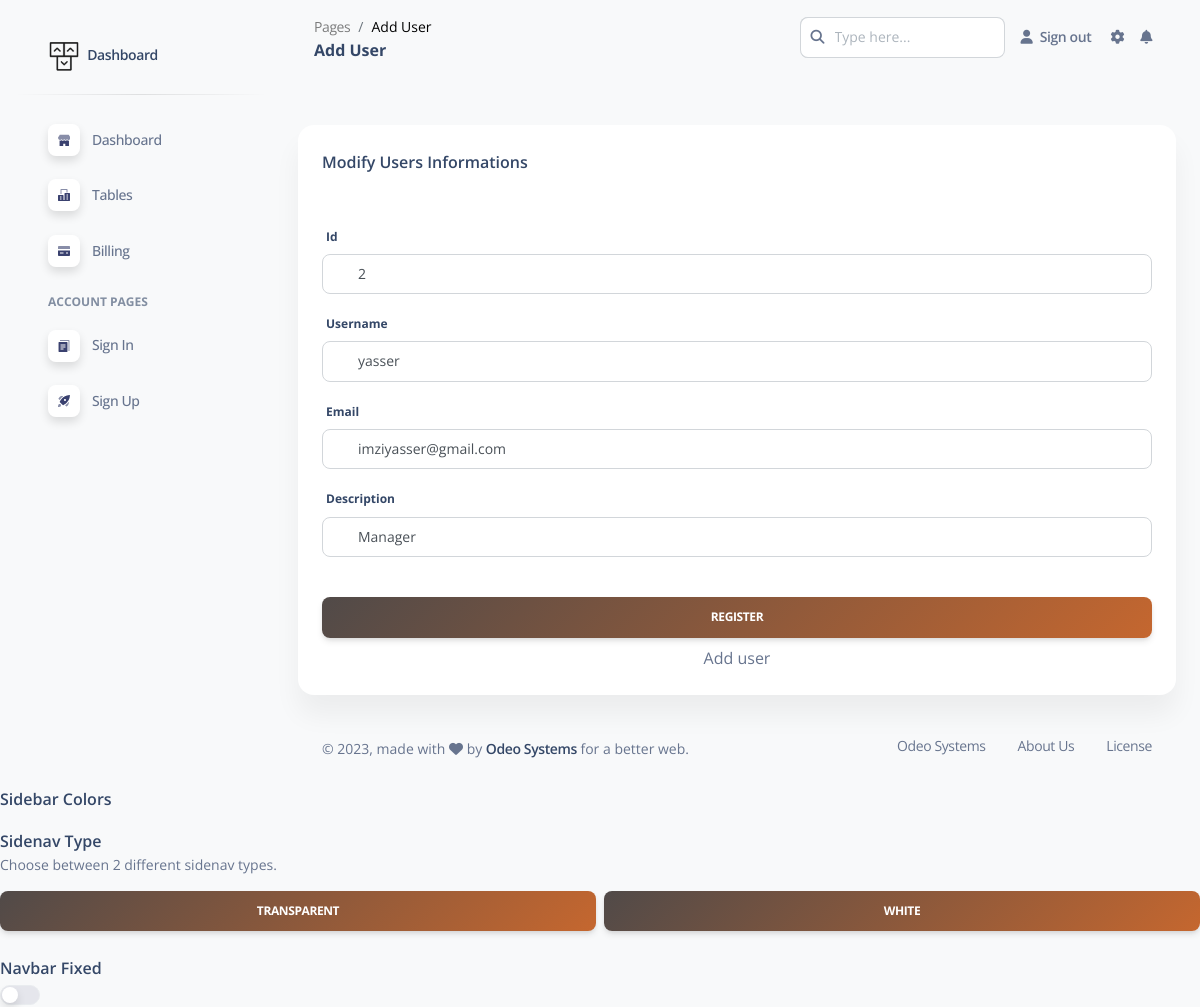
Page /admin/pages/edit.php?id=2 on the committed database.
### tables this page shows
CREATE TABLE `sign_up` (
  `id` int(255) NOT NULL,
  `username` varchar(30) NOT NULL,
  `email` varchar(60) NOT NULL,
  `password` varchar(60) NOT NULL,
  `description` varchar(255) NOT NULL
);

### admin/pages/edit.php (the view, shortened to what this page needs)
<!DOCTYPE html>
<html lang="en">
<head>
  <link href="../assets/css/nucleo-icons.css" rel="stylesheet" />
  <link href="../assets/css/nucleo-svg.css" rel="stylesheet" />
  <link href="../assets/css/nucleo-svg.css" rel="stylesheet" />
  <link id="pagestyle" href="../assets/css/soft-ui-dashboard.css?v=1.0.5" rel="stylesheet" />
</head>
<body class="g-sidenav-show  bg-gray-100">
<aside class="sidenav navbar navbar-vertical navbar-expand-xs border-0 border-radius-xl my-3 fixed-start ms-3 " id="sidenav-main">
    <div class="sidenav-header">
      <a class="navbar-brand m-0" href=" " target="_blank">
        <img src="../assets/img/logo-ct.png" class="navbar-brand-img h-100" alt="main_logo">
        <span class="ms-1 font-weight-bold"> Dashboard</span>
      </a>
    </div>
    <hr class="horizontal dark mt-0">
    <div class="collapse navbar-collapse  w-auto " id="sidenav-collapse-main">
      <ul class="navbar-nav">
        <li class="nav-item">
          <a class="nav-link  " href="../pages/dashboard.php">
            <div class="icon icon-shape icon-sm shadow border-radius-md bg-white text-center me-2 d-flex align-items-center justify-content-center">
            </div>
            <span class="nav-link-text ms-1">Dashboard</span>
          </a>
        </li>
        <li class="nav-item">
          <a class="nav-link  " href="../pages/tables.php">
            <div class="icon icon-shape icon-sm shadow border-radius-md bg-white text-center me-2 d-flex align-items-center justify-content-center">
            </div>
            <span class="nav-link-text ms-1">Tables</span>
          </a>
        </li>
        <li class="nav-item">
          <a class="nav-link  " href="../pages/billing.php">
            <div class="icon icon-shape icon-sm shadow border-radius-md bg-white text-center me-2 d-flex align-items-center justify-content-center">
            </div>
            <span class="nav-link-text ms-1">Billing</span>
          </a>
        </li>
        <li class="nav-item mt-3">
          <h6 class="ps-4 ms-2 text-uppercase text-xs font-weight-bolder opacity-6">Account pages</h6>
        </li>
        <li class="nav-item">
          <a class="nav-link  " href="../pages/sign_in.php">
            <div class="icon icon-shape icon-sm shadow border-radius-md bg-white text-center me-2 d-flex align-items-center justify-content-center">
            </div>
            <span class="nav-link-text ms-1">Sign In</span>
          </a>
        </li>
        <li class="nav-item">
          <a class="nav-link  " href="../pages/sign_up.php">
            <div class="icon icon-shape icon-sm shadow border-radius-md bg-white text-center me-2 d-flex align-items-center justify-content-center">
            </div>
            <span class="nav-link-text ms-1">Sign Up</span>
          </a>
        </li>
      </ul>
    </div>
  </aside>  <main class="main-content position-relative max-height-vh-100 h-100 border-radius-lg ">
    <nav class="navbar navbar-main navbar-expand-lg px-0 mx-4 shadow-none border-radius-xl" id="navbarBlur" navbar-scroll="true">
      <div class="container-fluid py-1 px-3">
        <nav aria-label="breadcrumb">
          <ol class="breadcrumb bg-transparent mb-0 pb-0 pt-1 px-0 me-sm-6 me-5">
            <li class="breadcrumb-item text-sm"><a class="opacity-5 text-dark" href="javascript:;">Pages</a></li>
            <li class="breadcrumb-item text-sm text-dark active" aria-current="page">Add User</li>
          </ol>
          <h6 class="font-weight-bolder mb-0">Add User</h6>
        </nav>
        <div class="collapse navbar-collapse mt-sm-0 mt-2 me-md-0 me-sm-4" id="navbar">
          <div class="ms-md-auto pe-md-3 d-flex align-items-center">
            <div class="input-group">
              <span class="input-group-text text-body"><i class="fas fa-search" aria-hidden="true"></i></span>
              <input type="text" class="form-control" placeholder="Type here...">
            </div>
          </div>
          <ul class="navbar-nav  justify-content-end">
          <li class="nav-item d-flex align-items-center">
           <a href="logout.php?deconnexion=true" class="nav-link text-body font-weight-bold px-0">
             <i class="fa fa-user me-sm-1"></i>
             <span class="d-sm-inline d-none">Sign out <output></output></span>
           </a>
         </li>
            <li class="nav-item px-3 d-flex align-items-center">
              <a href="javascript:;" class="nav-link text-body p-0">
                <i class="fa fa-cog fixed-plugin-button-nav cursor-pointer"></i>
              </a>
            </li>
            <li class="nav-item dropdown pe-2 d-flex align-items-center">
              <a href="javascript:;" class="nav-link text-body p-0" id="dropdownMenuButton" data-bs-toggle="dropdown" aria-expanded="false">
                <i class="fa fa-bell cursor-pointer"></i>
              </a>
            </li>
          </ul>
        </div>
      </div>
    </nav>
    <br>
    <div class="container-fluid py-4">
      <div class="row">
        <div class="col-12">
          <div class="card mb-4">
    <div class="card-body"> <h6>Modify Users Informations</h6>
    <div class="card-header pb-0">
            </div>
            <?php
$servername = "localhost";
$username = "root";
$password = "";
$dbname = "admin_panel";
$conn = mysqli_connect($servername, $username, $password, $dbname);
$id=$_REQUEST['id'];
$query = "SELECT * from `sign_up` where id=".$id ."";
$result = mysqli_query($conn, $query) or die ( mysqli_error());
$row = mysqli_fetch_assoc($result);
?>
                <form role="form text-left" action="./editcode.php" method="POST" >
                <div class="mb-3">
                      <label >Id</label>
                    <input type="text" name="id" class="form-control" value="<?php echo  $row['id']; ?>" placeholder="id" aria-label="id" aria-describedby="email-addon">
                  </div>
                  <div class="mb-3">
                      <label >Username</label>
                    <input type="text" name="username" class="form-control" value="<?php echo  $row['username'] ;?>" placeholder="Name" aria-label="Name" aria-describedby="email-addon">
                  </div>
                  <div class="mb-3">
                      <label>Email</label>
                    <input type="email" name="email" class="form-control" value="<?php echo  $row['email'] ; ?>" placeholder="Email" aria-label="Email" aria-describedby="email-addon">
                  </div>
                  <div class="mb-3">
                  <label>Description</label>
                    <input type="text" name="description" class="form-control" value="<?php echo $row['description'] ; ?>" placeholder="description" aria-label="description" aria-describedby="email-addon">
                  </div>
                  <div class="text-center">
                    <input type="submit" name="submit"  value="Register" class="btn bg-gradient-dark w-100 my-4 mb-2" >Add user</input>
                  </div>
                 </form>
              </div>
              </div>
              </div>
              </div>
      <footer class="footer pt-3  ">
        <div class="container-fluid">
          <div class="row align-items-center justify-content-lg-between">
            <div class="col-lg-6 mb-lg-0 mb-4">
              <div class="copyright text-center text-sm text-muted text-lg-start">
                © ,
                made with <i class="fa fa-heart"></i> by
                <a href="https://www.creative-tim.com" class="font-weight-bold" target="_blank">Odeo Systems</a>
                for a better web.
              </div>
            </div>
            <div class="col-lg-6">
              <ul class="nav nav-footer justify-content-center justify-content-lg-end">
                <li class="nav-item">
                  <a href="" class="nav-link text-muted" target="_blank">Odeo Systems</a>
                </li>
                <li class="nav-item">
                  <a href="" class="nav-link text-muted" target="_blank">About Us</a>
                </li>
                <li class="nav-item">
                  <a href="" class="nav-link pe-0 text-muted" target="_blank">License</a>
                </li>
              </ul>
            </div>
          </div>
        </div>
      </footer>
    </div>
  </main>
        <div>
          <h6 class="mb-0">Sidebar Colors</h6>
        </div>
        <div class="mt-3">
          <h6 class="mb-0">Sidenav Type</h6>
          <p class="text-sm">Choose between 2 different sidenav types.</p>
        </div>
        <div class="d-flex">
          <button class="btn bg-gradient-primary w-100 px-3 mb-2 active" data-class="bg-transparent" onclick="sidebarType(this)">Transparent</button>
          <button class="btn bg-gradient-primary w-100 px-3 mb-2 ms-2" data-class="bg-white" onclick="sidebarType(this)">White</button>
        </div>
        <div class="mt-3">
          <h6 class="mb-0">Navbar Fixed</h6>
        </div>
        <div class="form-check form-switch ps-0">
          <input class="form-check-input mt-1 ms-auto" type="checkbox" id="navbarFixed" onclick="navbarFixed(this)">
        </div>
</body>
</html>

### admin/assets/css/nucleo-svg.css (style rules this page uses)
.icon { display: inline-block; color: #111111; height: 1em; width: 1em; }
.icon-sm { height: 0.8em; width: 0.8em; }
.icon { fill: currentColor; stroke: none; }

### rows in the picture
sign_up: id "2", username "yasser", email "imziyasser@gmail.com", description "Manager"
